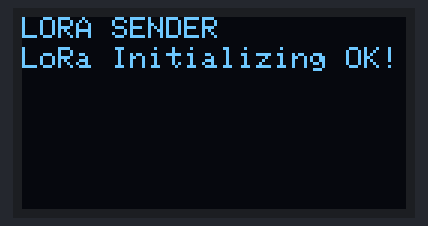
Bench run of a sketch on a simulated ESP32. On the bench: 128×64 one-colour display. No radio packets arrive unless stated; what the sketch prints to the serial monitor is not drawn.

Above: at 0.2 s.
At 2.2 s:
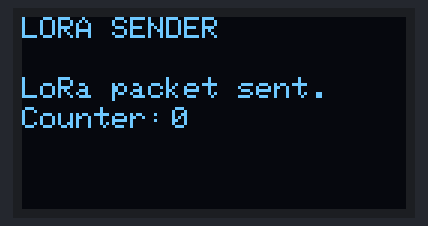
At 12.3 s:
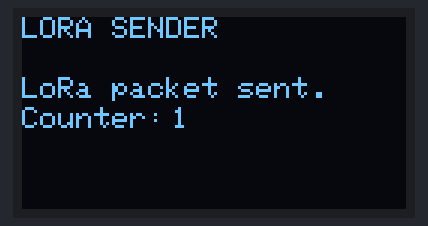

The sketch:

lora_sender.ino
```cpp
/*********
  Rui Santos
  Complete project details at https://RandomNerdTutorials.com/ttgo-lora32-sx1276-arduino-ide/
*********/

//Libraries for LoRa
#include <SPI.h>
#include <LoRa.h>

//Libraries for OLED Display
#include <Wire.h>
#include <Adafruit_GFX.h>
#include <Adafruit_SSD1306.h>

//define the pins used by the LoRa transceiver module
#define SCK 5
#define MISO 19
#define MOSI 27
#define SS 18
#define RST 14
#define DIO0 26

//433E6 for Asia
//866E6 for Europe
//915E6 for North America
#define BAND 866E6

//OLED pins
#define OLED_SDA 4
#define OLED_SCL 15
#define OLED_RST 16
#define SCREEN_WIDTH 128 // OLED display width, in pixels
#define SCREEN_HEIGHT 64 // OLED display height, in pixels

//packet counter
int counter = 0;

Adafruit_SSD1306 display(SCREEN_WIDTH, SCREEN_HEIGHT, &Wire, OLED_RST);

void setup() {

  //reset OLED display via software
  //pinMode(OLED_RST, OUTPUT);
  //digitalWrite(OLED_RST, LOW);
  //delay(20);
  //digitalWrite(OLED_RST, HIGH);

  //initialize OLED
  Wire.begin(OLED_SDA, OLED_SCL);
  if(!display.begin(SSD1306_SWITCHCAPVCC, 0x3c, false, false)) { // Address 0x3C for 128x32
    Serial.println(F("SSD1306 allocation failed"));
    for(;;); // Don't proceed, loop forever
  }

  display.clearDisplay();
  display.setTextColor(WHITE);
  display.setTextSize(1);
  display.setCursor(0,0);
  display.print("LORA SENDER ");
  display.display();

  //initialize Serial Monitor
  Serial.begin(115200);

  Serial.println("LoRa Sender Test");

  //SPI LoRa pins
  SPI.begin(SCK, MISO, MOSI, SS);
  //setup LoRa transceiver module
  LoRa.setPins(SS, RST, DIO0);

  if (!LoRa.begin(BAND)) {
    Serial.println("Starting LoRa failed!");
    while (1);
  }
  Serial.println("LoRa Initializing OK!");
  display.setCursor(0,10);
  display.print("LoRa Initializing OK!");
  display.display();
  delay(2000);
}

void loop() {

  Serial.print("Sending packet: ");
  Serial.println(counter);

  //Send LoRa packet to receiver
  LoRa.beginPacket();
  LoRa.print("hello ");
  LoRa.print(counter);
  LoRa.endPacket();

  display.clearDisplay();
  display.setCursor(0,0);
  display.println("LORA SENDER");
  display.setCursor(0,20);
  display.setTextSize(1);
  display.print("LoRa packet sent.");
  display.setCursor(0,30);
  display.print("Counter:");
  display.setCursor(50,30);
  display.print(counter);
  display.display();

  counter++;

  delay(10000);
}
```

Measured:
- what the display in image 0 shows lasts 2.1 s, from 0.1 s to 2.2 s
- what the display in image 1 shows lasts 10.1 s, from 2.2 s to 12.3 s
